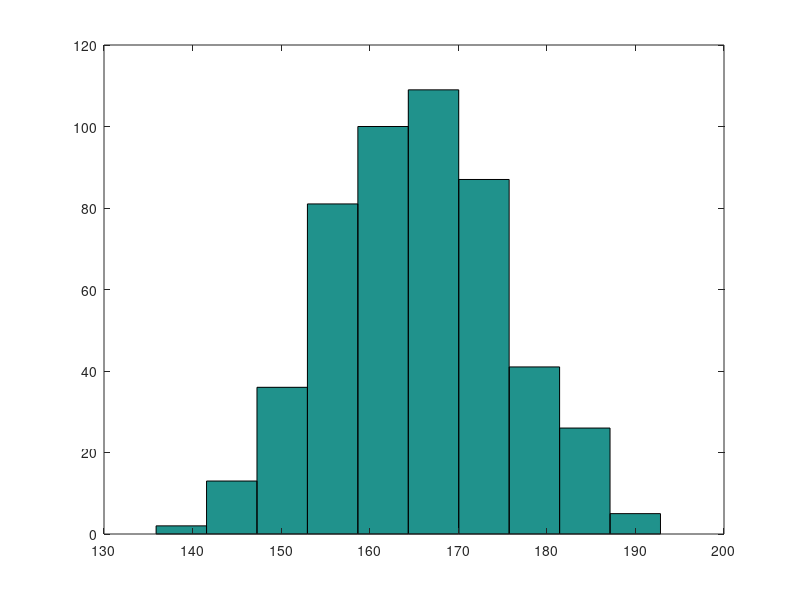

The MATLAB script that drew this image:
N = 500;
valMedie = 165;
deviatia = 10;

# i)
vector = normrnd(valMedie, deviatia, 1, N);
hist(vector, 10)

# iii)
vectorInaltimi = [];
for i = 1 : N
  # retin intr-un vector inaltimile generate din intervalul [160, 170]
  if vector(i) >= 160 && vector(i) <= 170
    vectorInaltimi = [vectorInaltimi, vector(i)];
  endif
endfor

ValoareaMedie = mean(vector)
valMedie

DeviatiaStandard = std(vector)
deviatia

frecventaRelativa = length(vectorInaltimi) / N
frecventaTeoretica = normcdf(170, valMedie, deviatia) - normcdf(160, valMedie, deviatia)